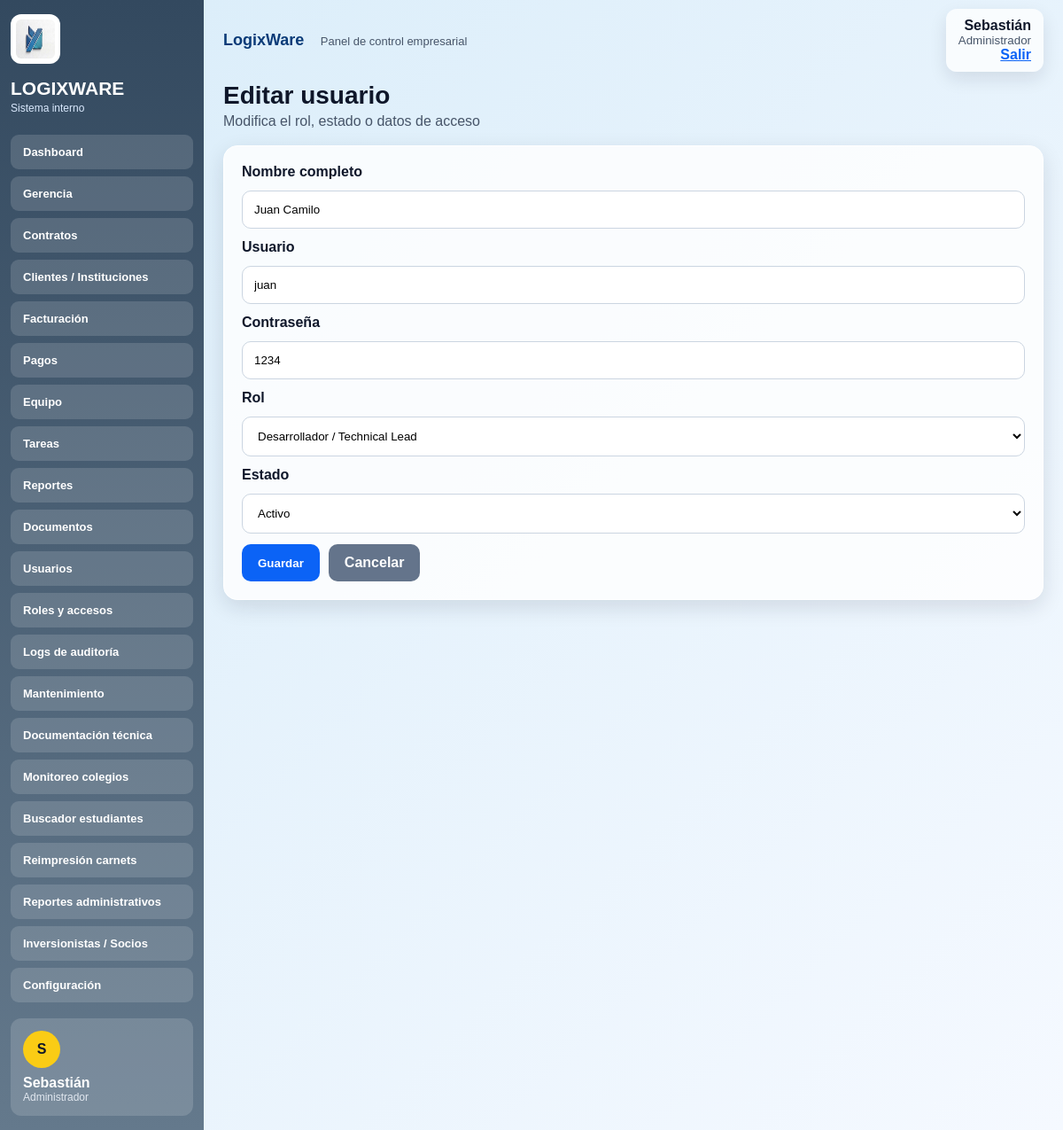
/usuarios/editar/3 (signed in), run on the app's committed database.
### tables this page shows
CREATE TABLE usuarios (
            id INTEGER PRIMARY KEY AUTOINCREMENT,
            nombre TEXT NOT NULL,
            usuario TEXT NOT NULL UNIQUE,
            password TEXT NOT NULL,
            rol TEXT NOT NULL,
            estado TEXT NOT NULL
        );

### app.py (the view, shortened to what this page needs)
@app.route("/usuarios/editar/<int:id>", methods=["GET", "POST"])
def editar_usuario(id):
    bloqueo = validar_acceso("usuarios")
    if bloqueo:
        return bloqueo
    conn = get_db()
    usuario = conn.execute("SELECT * FROM usuarios WHERE id=?", (id,)).fetchone()
    conn.close()
    return render_template("usuario_form.html", usuario=usuario, roles=ROLES.keys())

### app.py (called while the page is built)
def get_db():
    conn = sqlite3.connect(DB_NAME)
    conn.row_factory = sqlite3.Row
    return conn

def protegido():
    return "user" in session

def tiene_permiso(modulo):
    return modulo in ROLES.get(session.get("rol", ""), [])

def validar_acceso(modulo):
    if not protegido():
        return redirect(url_for("login"))
    if not tiene_permiso(modulo):
        return redirect(url_for("sin_permiso"))
    return None

@app.context_processor
def globales():
    permisos = ROLES.get(session.get("rol", ""), [])
    return {
        "nombre_actual": session.get("nombre", ""),
        "rol_actual": session.get("rol", ""),
        "menu_visible": [m for m in MENU if m[1] in permisos],
        "permisos": permisos
    }

### templates/usuario_form.html (shortened to what this page needs)
{% extends "base.html" %}
{% block content %}
<section class="page-head">
  <div>
    {% if usuario %}
      <h1>Editar usuario</h1>
      <p>Modifica el rol, estado o datos de acceso</p>
    {% else %}
      <h1>Crear usuario</h1>
      <p>Registra un nuevo acceso al sistema interno</p>
    {% endif %}
  </div>
</section>
<div class="panel form-panel">
  <form method="POST">
    <label>Nombre completo</label>
    <input name="nombre" required value="{{ usuario.nombre if usuario else '' }}">
    <label>Usuario</label>
    <input name="usuario" required value="{{ usuario.usuario if usuario else '' }}">
    <label>Contraseña</label>
    <input name="password" required value="{{ usuario.password if usuario else '' }}">
    <label>Rol</label>
    <select name="rol" required>
      {% for rol in roles %}
        <option value="{{ rol }}" {% if usuario and usuario.rol == rol %}selected{% endif %}>{{ rol }}</option>
      {% endfor %}
    </select>
    <label>Estado</label>
    <select name="estado" required>
      <option value="Activo" {% if usuario and usuario.estado == 'Activo' %}selected{% endif %}>Activo</option>
    </select>
    <div class="form-actions">
      <button class="btn" type="submit">Guardar</button>
      <a class="btn secondary" href="/usuarios">Cancelar</a>
    </div>
  </form>
</div>
{% endblock %}

### static/styles.css (style rules this page uses)
* { margin: 0; padding: 0; box-sizing: border-box; }
body { font-family: Arial, sans-serif; background: #dbeaf7; color: #0f172a; }
.panel { background: rgba(255,255,255,.82); border: 1px solid white; border-radius: 16px; padding: 18px; box-shadow: 0 8px 25px rgba(15,23,42,.12); }
.page-head { display: flex; justify-content: space-between; align-items: center; margin-bottom: 18px; }
.page-head h1 { font-size: 28px; color: #0f172a; }
.page-head p { color: #475569; margin-top: 4px; }
.page-panel, .form-panel { background: rgba(255,255,255,.82); border-radius: 16px; padding: 20px; box-shadow: 0 8px 25px rgba(15,23,42,.12); margin-bottom: 18px; }
form { display: flex; flex-direction: column; gap: 12px; }
label { font-weight: bold; }
input, select, textarea { padding: 13px; border-radius: 10px; border: 1px solid #cbd5e1; background: white; }
.btn, button { background: #0b63f6; color: white; border: none; padding: 12px 18px; border-radius: 10px; font-weight: bold; cursor: pointer; text-decoration: none; display: inline-block; }
.secondary { background: #64748b; }
.form-actions { display: flex; gap: 10px; }

### data on the page
usuarios: nombre "Juan Camilo", usuario "juan", password "1234", rol "Desarrollador / Technical Lead", estado "Activo"

### other printed values
{{ nombre }} "Dashboard" "Gerencia" "Contratos" "Clientes / Instituciones" "Facturación" "Pagos" "Equipo" "Tareas" "Reportes" "Documentos" "Usuarios" "Roles y accesos" "Logs de auditoría" "Mantenimiento" "Documentación técnica" "Monitoreo colegios" "Buscador estudiantes" "Reimpresión carnets" "Reportes administrativos" "Inversionistas / Socios" "Configuración"
{{ nombre_actual[0] if nombre_actual else 'U' }} "S"
{{ nombre_actual }} "Sebastián"
{{ rol_actual }} "Administrador"
